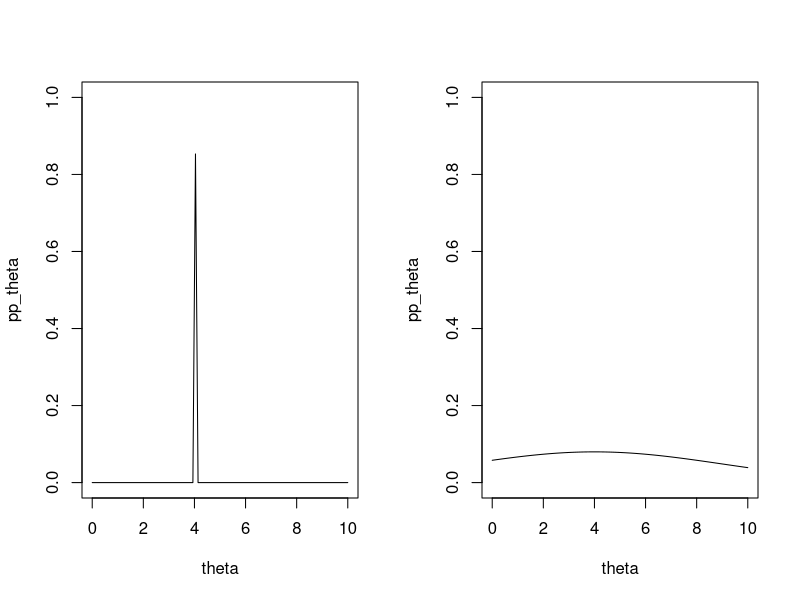
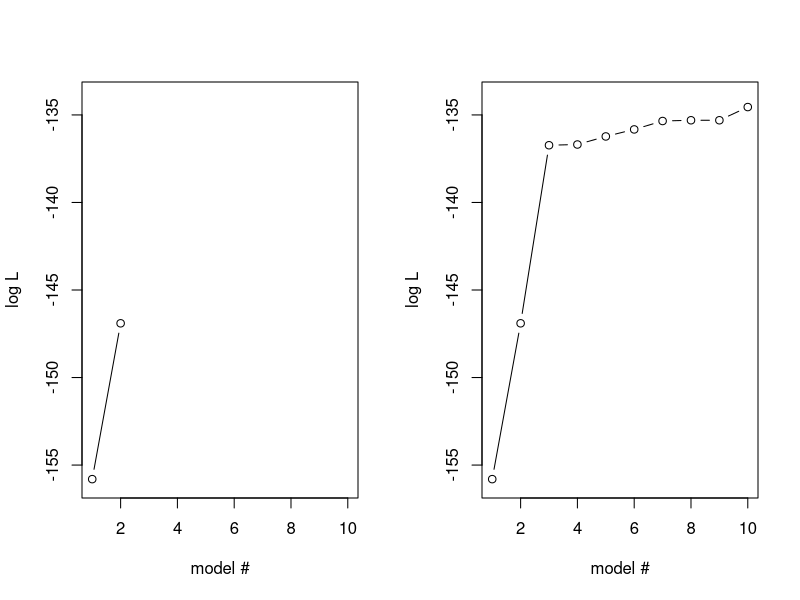
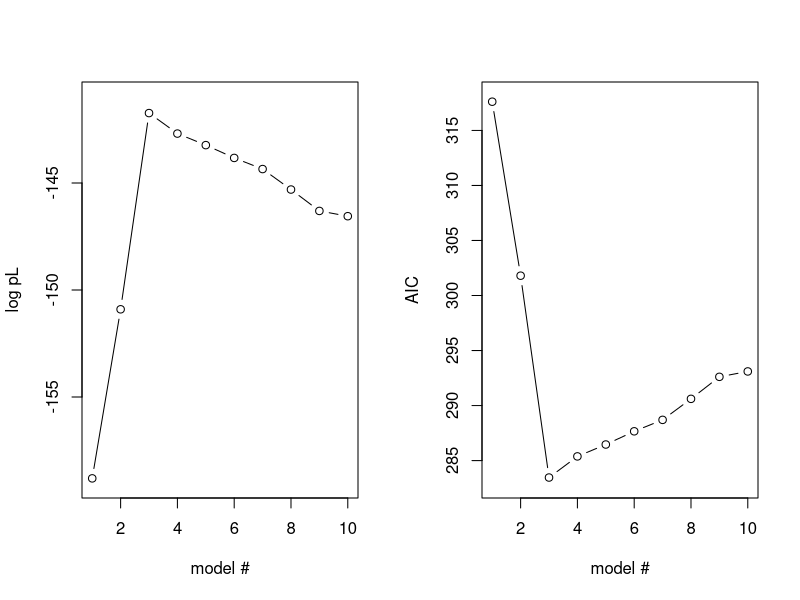
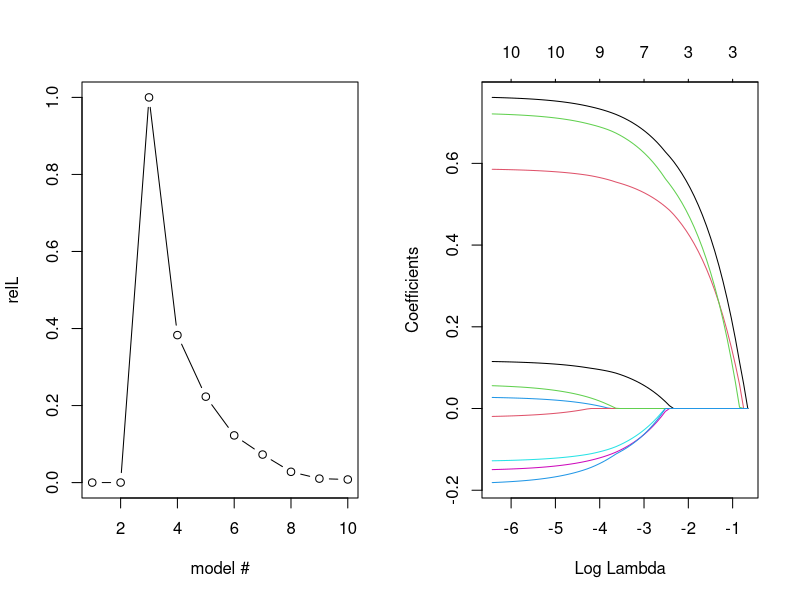
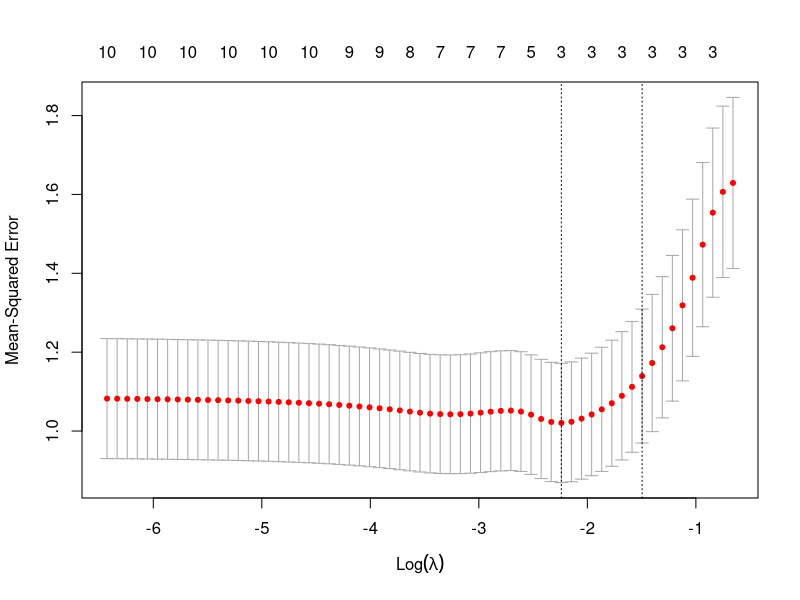
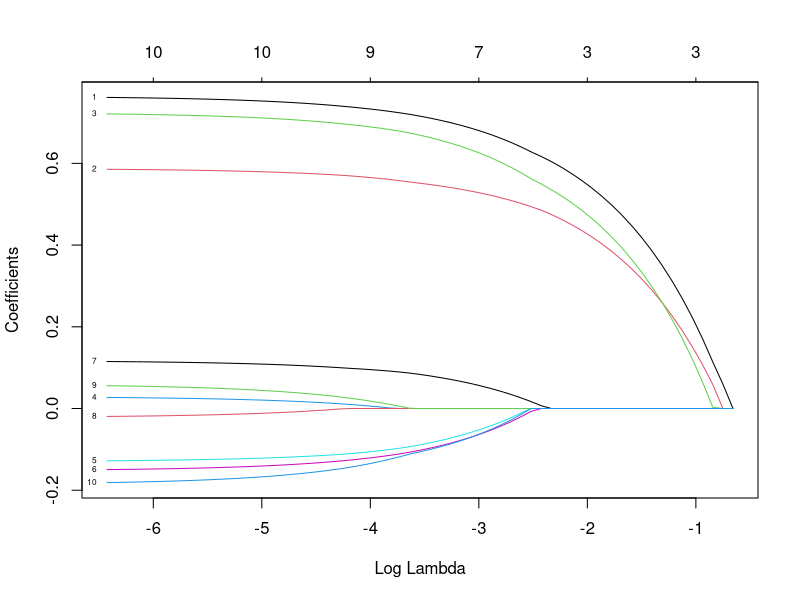

R code for these plots, in order:
## ---- chunk 1

## ---- chunk 2
# fake plots for illustration purpose
theta = seq(0,10, length=100)
par(mfcol=c(1,2))
pp_theta = 75*dnorm(theta,mean=4, sd=0.01)
plot(theta,pp_theta, type='l', ylim=c(0,1))

pp_theta = dnorm(theta,mean=4, sd=5)
plot(theta,pp_theta, type='l', ylim=c(0,1.0))

## ---- chunk 3
# To obtain exactly the same result as in the demo, set seed to 85
set.seed(85)
## ---- chunk 4
N=100 # number of samples
P=10 # number of variables

# Draw variables, x_{i,1},...,x_{i,P} for all N individuals, from a uniform distribution in interval (0,1) (this is the default interval for runif)
X=matrix(round(runif(N*(P+1),min=0, max=2)), nrow=N, ncol=P)

# generate a y variable from a multivarite lm of 3 first X variables only
# intercept
b0=3
# effect sizes for first three variables
b=c(runif(3, min=0.5, max=1.0))

# generate y
Y <- b0 + X[,1] * b[1] + X[,2] * b[2] + X[,3] * b[3] + rnorm(N)

## ---- chunk 5
require(stats)
ll= vector()
for(i in seq(1,P)){
  Xi=X[,seq(1,i)]
  ll[i] <- logLik(lm(Y~Xi))
}
# plot likelihoods for models with 1 and 2 vaiables
plot(ll[1:2], ylab="log L", xlab="model #", type = "b", xlim=c(1,P), ylim=c(floor(min(ll)),ceiling(max(ll)))) 
# xlim and ylim not really necessary here, but I can reuse the plot statement below, so the plots look similar
## ---- chunk 6
# compute loglikelihood (ll) for all models including variables
# 1-i, for i <= P; store results in vector ll
ll= vector()
for(i in seq(1,P)){
  Xi=X[,seq(1,i)]
  ll[i] <- logLik(lm(Y~Xi))
}

# plot ll for all models
plot(ll, ylab="log L", xlab="model #", type = "b", xlim=c(1,P), ylim=c(floor(min(ll)),ceiling(max(ll)))) 

## ---- chunk 7
library(lmtest)
mprev <- lm(Y ~ X[,1])
lrt=data.frame(models=0, ll1=0, ll2=0, lr=0, P = 0, sign=0)
for(i in seq(2,P)){
  m <- lm(Y ~ X[,seq(1,i)])
  fit=lrtest(mprev,m)
  mprev=m
  sign = ifelse(fit$`Pr(>Chisq)`[2]>0.05,"no","yes")#ifelse(fit$`Pr(>Chisq)`[2]>0.01,"*",ifelse(fit$`Pr(>Chisq)`[2]>0.001, "**","***")))
  lr=fit$LogLik[1]-fit$LogLik[2]
  lrt[i-1,] = list(paste0(i-1," vs ", i," variables"), signif(fit$LogLik[1], 5), signif(fit$LogLik[2], 5), format(lr, digits=4), format(fit$`Pr(>Chisq)`[2],digits=3, scientific=-1), sign)
}
library(kableExtra)
kable(lrt,"html",row.names=F, col.names=c("Compared models","logL 1st model","logL 2nd model","logLR", "P-value", "Sign at 0.05"),digits=30, format.args=list(snsmall=0)) %>% kable_styling(bootstrap="striped", font_size = 14, full_width=F)

## ---- chunk 8
# compute loglikelihood (ll) for all models including 1-P variables
pl= vector() 
for(i in seq(1,P)){
  xi=X[,seq(1,i)]
  xi=cbind(rep(1,N), xi)
  fit = lm(Y~xi)
  # To make the code simple, we forestall next step and use the AIC function here
  # AIC= -2(pl) so convert back
  pl[i] = -AIC(fit)/2
}
# plot ll of all models
plot(pl, xlim=c(1,P), ylim=c(floor(min(pl)),ceiling(max(pl))),ylab="log pL", xlab="model #", type = "b")
## ---- chunk 9
require(stats)
require(dplyr)
require(kableExtra)
mprev <- lm(Y ~ X[,1])
aic=data.frame(models=0, aic=0, lowest="-")
for(i in seq(1,P)){
  m <- lm(Y ~ X[,seq(1,i)])
  fit=AIC(mprev,m)
  mprev=m
  if(i==2){
    aic[i-1,] = list(paste0(i-1," variable"), signif(fit$AIC[1],5), "-") 
  }
  aic[i,] = list(paste0(i," variables"), signif(fit$AIC[2],5), "-") 
}
minaic=min(aic$aic)
aic$rl=format(exp((minaic-aic$aic)/2), digits=4)
aic$lowest = ifelse(aic$aic==minaic,"Yes","-")

kable(aic, format='html', row.names=F, col.names=c("Compared models","AIC","Minimum AIC","rL"),digits=30,format.args=list(snsmall=0))  %>%  kable_styling( font_size = 14)
## ---- chunk 10
require(stats)

# plot AIC of all models
plot(aic$aic, xlim=c(1,P), ylim=c(floor(min(aic$aic)),ceiling(max(aic$aic))),ylab="AIC", xlab="model #", type = "b")

# plot relL of all models
plot(aic$rl, xlim=c(1,P), ylab="relL", xlab="model #", type = "b")
## ---- chunk 11
require(glmnet)
# run lasso (alpha=1) for linear model (family=gaussian)
fit = glmnet(X,Y, family="gaussian", alpha=1, standardize=T)
## ---- chunk 12
plot(fit, xvar="lambda",label=T)
## ---- chunk 13
require(glmnet)
par(mfrow=c(1,1))
# run lasso (alpha=1) for linear model (family=gaussian)
cvglm=cv.glmnet(X,Y, family="gaussian", alpha=1, standardize=T, nfolds=100)

plot(cvglm)
plot(cvglm$glmnet.fit, xvar="lambda",label=T)
minlambda=cvglm$lambda.min
## ---- chunk 14
require(dplyr)      # for nice table
require(kableExtra) #for nice table

coefglm=as.data.frame(as.matrix(coef(cvglm, s="lambda.min")))
coefglm=cbind(seq(0,10),c(b0, b, rep(0, 7)),coefglm)
names(coefglm)=c("beta","value (oracle)", paste0("estimate(lambda=",signif(minlambda,3),")"))
kable(coefglm, row.names=F) %>%   kable_styling( font_size = 14)
## ---- chunk 15
